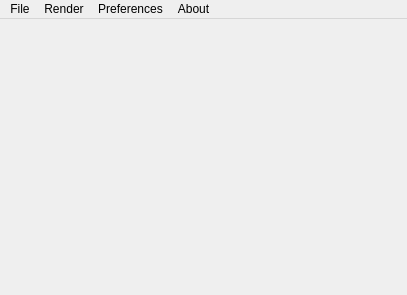
<?xml version="1.0" encoding="UTF-8"?>
<ui version="4.0">
 <class>MainWindow</class>
 <widget class="QMainWindow" name="MainWindow">
  <property name="geometry">
   <rect>
    <x>0</x>
    <y>0</y>
    <width>407</width>
    <height>295</height>
   </rect>
  </property>
  <property name="windowTitle">
   <string>SVG Viewer</string>
  </property>
  <widget class="QWidget" name="centralWidget">
   <property name="enabled">
    <bool>true</bool>
   </property>
   <property name="sizePolicy">
    <sizepolicy hsizetype="Expanding" vsizetype="Expanding">
     <horstretch>0</horstretch>
     <verstretch>0</verstretch>
    </sizepolicy>
   </property>
   <layout class="QVBoxLayout" name="verticalLayout_4">
    <property name="leftMargin">
     <number>0</number>
    </property>
    <property name="topMargin">
     <number>0</number>
    </property>
    <property name="rightMargin">
     <number>0</number>
    </property>
    <property name="bottomMargin">
     <number>0</number>
    </property>
   </layout>
  </widget>
  <widget class="QMenuBar" name="menuBar">
   <property name="geometry">
    <rect>
     <x>0</x>
     <y>0</y>
     <width>407</width>
     <height>20</height>
    </rect>
   </property>
   <widget class="QMenu" name="menuTr_SVG_Viewer">
    <property name="title">
     <string>File</string>
    </property>
    <addaction name="actionOpen"/>
    <addaction name="actionExit"/>
   </widget>
   <widget class="QMenu" name="menuPreferences">
    <property name="title">
     <string>Preferences</string>
    </property>
    <addaction name="actionChangeBackgroundColor"/>
    <addaction name="actionReset_to_default_BackgroundColor"/>
    <addaction name="actionDraw_background"/>
   </widget>
   <widget class="QMenu" name="menuHelp">
    <property name="title">
     <string>About</string>
    </property>
    <addaction name="actionAbout_SVGViewer"/>
   </widget>
   <widget class="QMenu" name="menuRender">
    <property name="title">
     <string>Render</string>
    </property>
    <addaction name="actionPNG"/>
   </widget>
   <addaction name="menuTr_SVG_Viewer"/>
   <addaction name="menuRender"/>
   <addaction name="menuPreferences"/>
   <addaction name="menuHelp"/>
  </widget>
  <action name="actionOpen">
   <property name="text">
    <string>Open</string>
   </property>
   <property name="shortcut">
    <string>Ctrl+O</string>
   </property>
  </action>
  <action name="actionExit">
   <property name="text">
    <string>Exit</string>
   </property>
   <property name="shortcut">
    <string>Ctrl+Q</string>
   </property>
  </action>
  <action name="actionPNG">
   <property name="text">
    <string>Render PNG</string>
   </property>
  </action>
  <action name="actionChangeBackgroundColor">
   <property name="text">
    <string>Change background color</string>
   </property>
  </action>
  <action name="actionReset_to_default_BackgroundColor">
   <property name="text">
    <string>Reset background color</string>
   </property>
  </action>
  <action name="actionDraw_background">
   <property name="checkable">
    <bool>true</bool>
   </property>
   <property name="text">
    <string>Draw background</string>
   </property>
  </action>
  <action name="actionAbout_SVGViewer">
   <property name="text">
    <string>About SVGViewer</string>
   </property>
  </action>
 </widget>
 <layoutdefault spacing="6" margin="11"/>
 <resources/>
 <connections/>
</ui>
